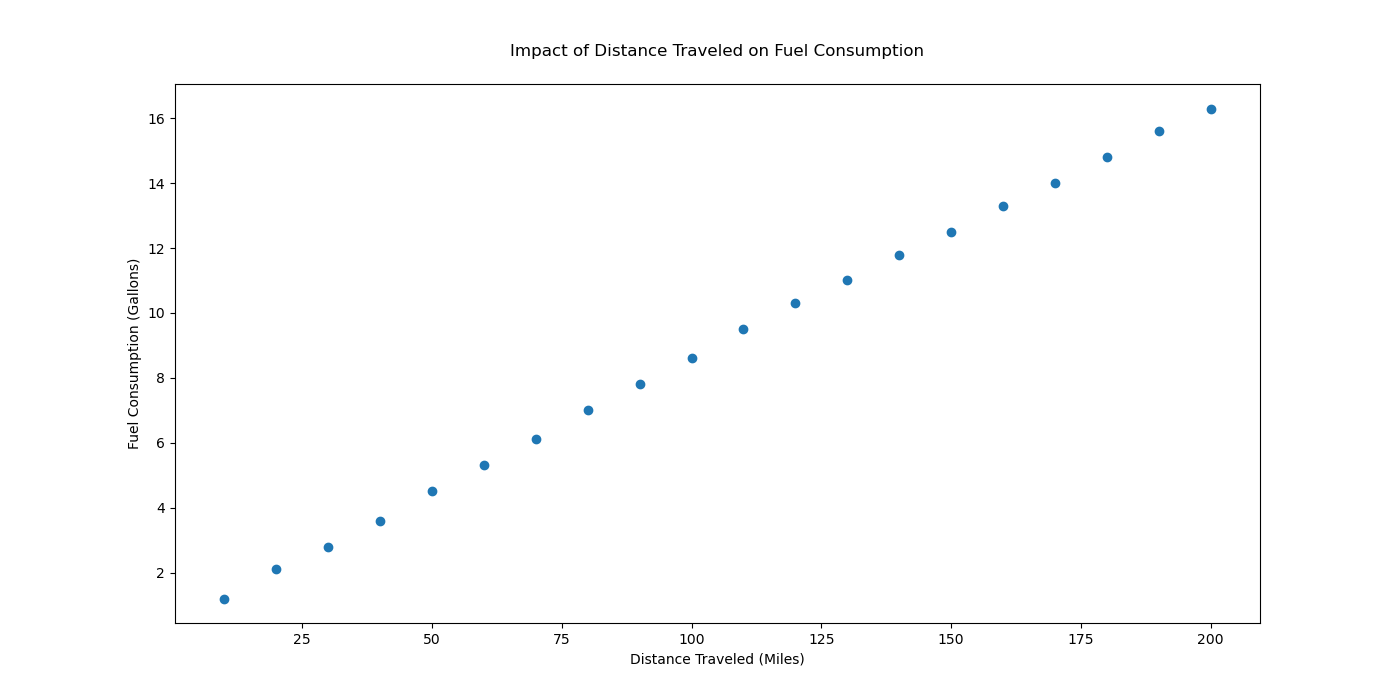

Generate this figure with Python:

import matplotlib.pyplot as plt

# Data points for distance traveled (in miles) vs fuel consumption (in gallons)
distance_traveled = [10, 20, 30, 40, 50, 60, 70, 80, 90, 100, 110, 120, 130, 140, 150, 160, 170, 180, 190, 200]
fuel_consumption = [1.2, 2.1, 2.8, 3.6, 4.5, 5.3, 6.1, 7.0, 7.8, 8.6, 9.5, 10.3, 11.0, 11.8, 12.5, 13.3, 14.0, 14.8, 15.6, 16.3]

# Creating the scatter plot
plt.figure(figsize=(14, 7))  # Modify width and height of the chart
plt.scatter(distance_traveled, fuel_consumption, color='#1F77B4')  # Change to an RGB color code

# Adding chart labels and title
plt.title('Impact of Distance Traveled on Fuel Consumption', pad=20)
plt.xlabel('Distance Traveled (Miles)')
plt.ylabel('Fuel Consumption (Gallons)')

# Show the figure
plt.show()
